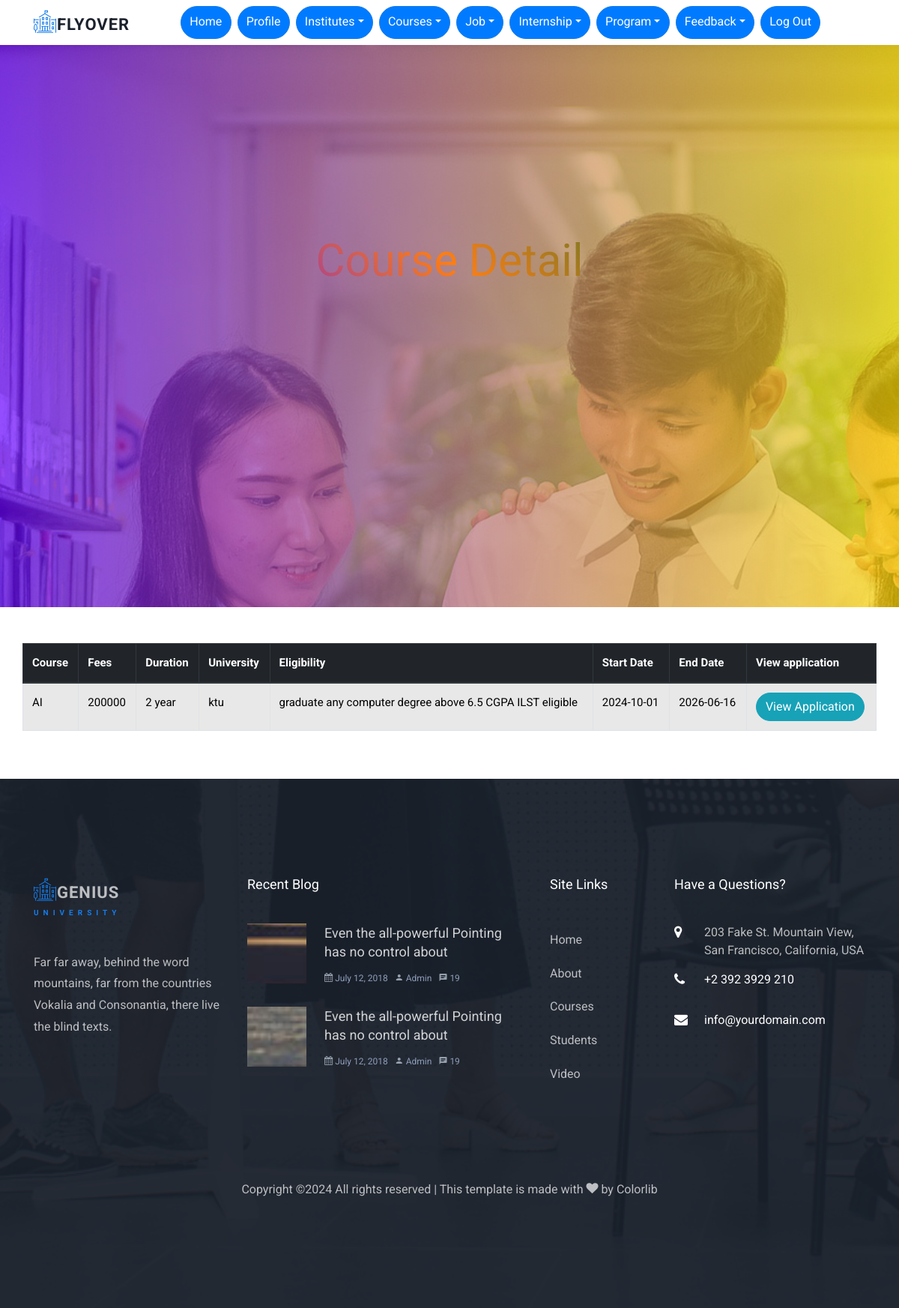
Screenshot of /user/view_course_details.php?id=1 with the database file from the repository.
### tables this page shows
CREATE TABLE `course` (
  `course_id` int(30) NOT NULL,
  `course_name` varchar(100) NOT NULL,
  `course_duration` varchar(30) NOT NULL,
  `course_profile` varchar(100) NOT NULL,
  `course_description` varchar(300) NOT NULL,
  `course_fees` int(100) NOT NULL,
  `university` varchar(100) NOT NULL,
  `course_application` varchar(300) NOT NULL,
  `eligibility` varchar(100) NOT NULL,
  `course_start_date` date NOT NULL,
  `course_end_date` date NOT NULL,
  `institute_id` int(100) NOT NULL
);

### user/view_course_details.php (the view, shortened to what this page needs)
<?php
include 'header.php';
?>
<body>
    <div class="hero-wrap" style="background-image: url('../assets/images/bg_1.jpg'); background-attachment:fixed;">
        <div class="overlay"></div>
        <div class="container">
            <div class="row no-gutters slider-text align-items-center justify-content-center" data-scrollax-parent="true">
                <div class="col-md-8 ftco-animate text-center">
                    <h1 class="mb-4">Course Detail</h1>
                </div>
            </div>
        </div>
    </div>
    <div class="container my-5 gray-bg">
        <div class="row justify-content-center">
            <table class="table table-bordered table-hover table-striped">
                <thead class="thead-dark">
                    <tr>
                        <th>Course</th>
                        <th>Fees</th>
                        <th>Duration</th>
                        <th>University</th>
                        <th>Eligibility</th>
                        <th>Start Date</th>
                        <th>End Date</th>
                        <th>View application</th>
                    </tr>
                </thead>
                <tbody>
                    <?php
                    include '../config.php';
                    $course_id = intval($_GET['id']);
                    $query = "SELECT * FROM course WHERE course_id = $course_id";
                    $result = mysqli_query($con, $query);
                    if ($result->num_rows > 0) {
                        while ($row = $result->fetch_assoc()) {
                            echo "<tr>";
                            echo "<td>" . htmlspecialchars($row['course_name']) . "</td>";
                            echo "<td>" . htmlspecialchars($row['course_fees']) . "</td>";
                            echo "<td>" . htmlspecialchars($row['course_duration']) . "</td>";
                            echo "<td>" . htmlspecialchars($row['university']) . "</td>";
                            echo "<td>" . htmlspecialchars($row['eligibility']) . "</td>";
                            echo "<td>" . htmlspecialchars($row['course_start_date']) . "</td>";
                            echo "<td>" . htmlspecialchars($row['course_end_date']) . "</td>";
                            echo "<td><button class='btn btn-info view-details' data-id='" . $row['course_id'] . "'>View Application</button></td>";
                            echo "</tr>";
                        }
                    } else {
                        echo "<tr><td colspan='8' class='text-center'>No Courses Found</td></tr>";
                    }
                    ?>
                </tbody>
            </table>
        </div>
    </div>
    <?php
    include 'footer.php';
    ?>
</body>
</html>

### user/view_course_details.php (style rules this page uses)
.table { background-color: rgba(200, 200, 200, 0.2); color: #000; }
.thead-dark th { background-color: #343a40; color: #fff; }

### rows the page displays
course: course_name "AI", course_fees "200000", course_duration "2 year", university "ktu", eligibility "graduate any computer degree above 6.5 CGPA ILST eligible", course_start_date "2024-10-01", course_end_date "2026-06-16"
